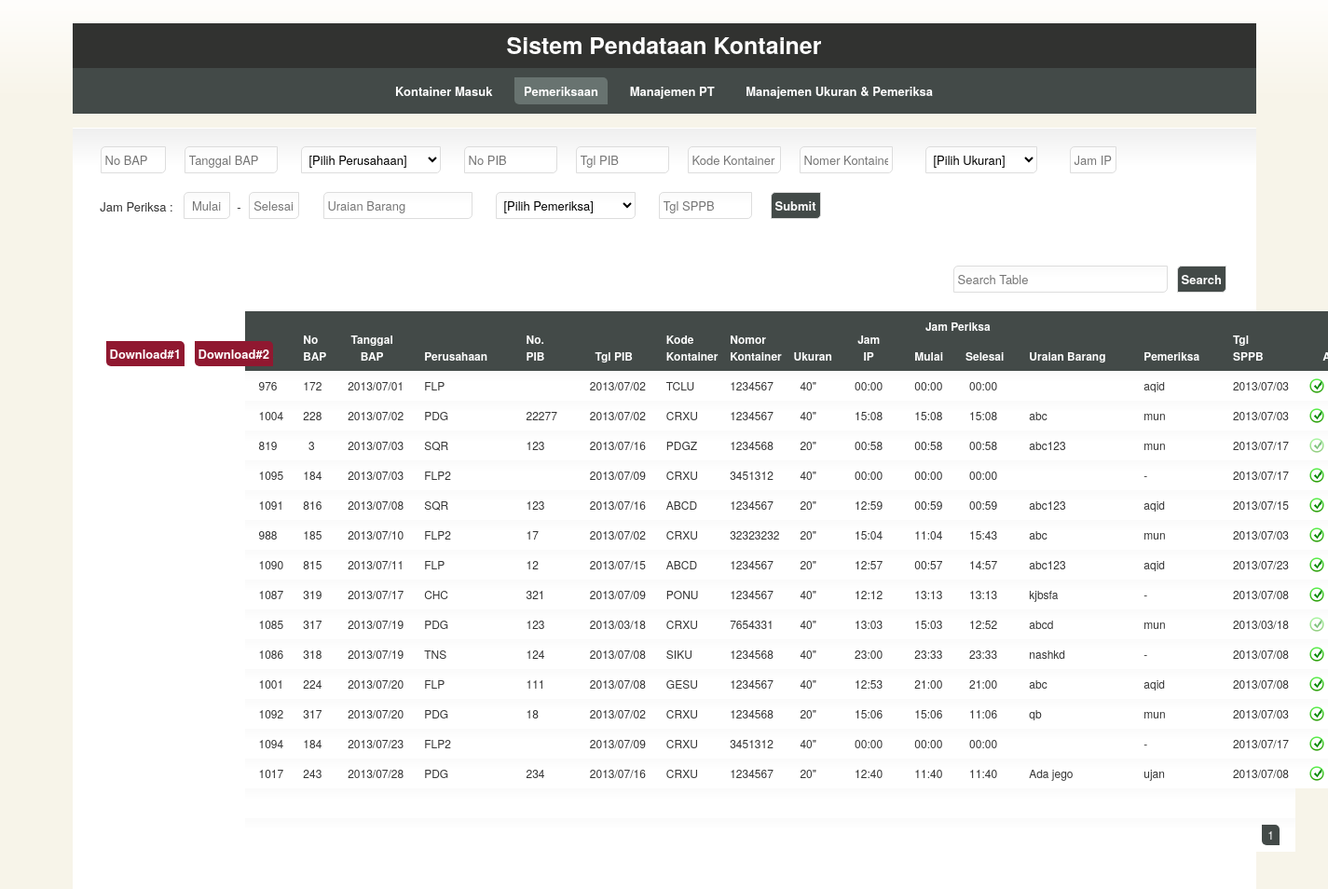
The page /index.php/pemeriksaan on the database its author committed.
### tables this page shows
CREATE TABLE IF NOT EXISTS `kontainer` (
  `no` int(10) NOT NULL AUTO_INCREMENT,
  `tanggal_masuk` date NOT NULL,
  `perusahaan` varchar(100) NOT NULL,
  `kode` varchar(50) NOT NULL,
  `nomor` varchar(50) NOT NULL,
  `ukuran` varchar(50) NOT NULL,
  `status` int(10) NOT NULL DEFAULT '0',
  `no_bap` varchar(50) NOT NULL,
  `tanggal_bap` date NOT NULL,
  `no_pib` varchar(50) NOT NULL,
  `tgl_pib` date NOT NULL,
  `jam_ip` time NOT NULL,
  `jam_periksa_st` time NOT NULL,
  `jam_periksa_en` time NOT NULL,
  `uraian` varchar(50) NOT NULL,
  `pemeriksa` varchar(50) NOT NULL,
  `tgl_sppb` date NOT NULL,
  `tgl_ip` date NOT NULL,
  PRIMARY KEY (`no`)
);

### application/controllers/pemeriksaan.php (called while the page is built, shortened)
<?php if ( ! defined('BASEPATH')) exit('No direct script access allowed');
class Pemeriksaan extends CI_Controller
{
	function __construct()
	{
		$this->load->model('pemeriksaan_model', 'pemeriksaan', true);
		$this->load->model('perusahaan_model', 'perusahaan', true);
		$this->load->model('ukuran_model', 'ukuran', true);
		$this->load->model('pemeriksa_model', 'pemeriksa', true);
	}
	function index()
	{
		$data['rows'] = $this->pemeriksaan->get_rows(0, 30);
		$data['list_perusahaan'] = $this->perusahaan->get_all_perusahaan();
		$data['list_ukuran'] = $this->ukuran->get_all_ukuran();
		$data['list_pemeriksa'] = $this->pemeriksa->get_all_pemeriksa();
		$data['maxpage'] = $this->pemeriksaan->get_max_page();
		$data['page'] = 1;
		$this->load->view('pemeriksaan_view', $data);
	}
}

### index.php (called while the page is built, shortened)
<?php
require_once BASEPATH.'core/CodeIgniter.php';

### application/models/pemeriksaan_model.php (called while the page is built, shortened)
<?php if ( ! defined('BASEPATH')) exit('No direct script access allowed');
class Pemeriksaan_model extends CI_Model
{
	function get_rows($start, $limit)
	{
		$kueri = "SELECT * FROM kontainer WHERE status >= 1 ORDER BY tanggal_bap,no LIMIT $start, $limit";
		$ret = $this->db->query($kueri)->result_array();
		return $ret;
	}
}

### application/views/pemeriksaan_view.php (the view, shortened to what this page needs)
<!DOCTYPE html>
<html lang="en">
	<head>
		<link rel="stylesheet" href="<?=base_url();?>application/css/960.css" type="text/css" media="screen" charset="utf-8"/>
		<link rel="stylesheet" href="<?=base_url();?>application/css/template.css" type="text/css" media="screen" charset="utf-8"/>
		<link rel="stylesheet" href="<?=base_url();?>application/css/colour.css" type="text/css" media="screen" charset="utf-8"/>
 		<link rel="stylesheet" href="<?=base_url();?>application/js/jqtp_latest/css/jqtp.css" type="text/css"/>
		<link rel="stylesheet" href="<?=base_url();?>application/js/jqtp_latest/css/jqpopup.css" type="text/css">
		<link rel="stylesheet" href="<?=base_url();?>application/js/jquery.fancybox-1.3.4/fancybox/jquery.fancybox-1.3.4.css" type="text/css" media="screen"/>
	</head>
	<body>
		<header id="header">
		</header>
		<section id="section">
			<div id="content" class="container_16 clearfix">
				<form method="post" action="<?=site_url('pemeriksaan/entry')?>">
					<div class="grid_2"><p>
						<input name="no_bap" type="text" placeholder="No BAP" required style="width:60px;float:left;"/>
					</p></div>
					<div class="grid_2" style="margin-left:-20px;"><p>
						<input name="tanggal_bap" type="text" id="datepicker" placeholder="Tanggal BAP" pattern="((19|20)\d\d[/]0[1-9]|1[012])[/](0[1-9]|[12][0-9]|3[01])" required/>
					</p></div>
					<div class="grid_4"><p>
						<select name="perusahaan" required>
							<option value='-'>[Pilih Perusahaan]</option>
							<?php
							foreach($list_perusahaan as $perusahaan){
								extract($perusahaan);
								echo "<option value='$kode'>$kode</option>";
							}
							?>
						</select>
					</p></div>
					<div class="grid_2"><p>
						<input name="no_pib" type="text" placeholder="No PIB" required/>
					</p></div>
					<div class="grid_2"><p>
						<input name="tgl_pib" type="text" id="datepicker2" placeholder="Tgl PIB" required/>
					</p></div>
					<div class="grid_2"><p>
						<input name="kode" type="text" placeholder="Kode Kontainer" required/>
					</p></div>
					<div class="grid_2"><p>
						<input name="nomor" type="text" placeholder="Nomer Kontainer" required/>
					</p></div>
					<div class="grid_3"><p>
						<select name="ukuran">
							<option value='-'>[Pilih Ukuran]</option>
							<?php
							foreach($list_ukuran as $ukuran){
								extract($ukuran);
								echo "<option value='$ukuran'>$ukuran</option>";
							}
							?>
						</select>
					</p></div>
					<div class="grid_2"><p>
						<input name="jam_ip" type="text" placeholder="Jam IP" id="jam_ip" class="timepicker" required style="width:40px;float:left;text-align:center;"/>
					</p></div>
					<div class="grid_2" style="padding-top:6px;margin-left:-1px;">Jam Periksa :</div>
					<div class="grid_2"><p>
						<input name="jam_periksa_st" type="text" placeholder="Mulai" id="jam_periksa_st" class="timepicker" required style="width:40px;margin-left:-20px;float:left;text-align:center;"/>
					</p></div>
					<div class="grid_1" style="padding-top:6px;margin-left:-90px;">-</div>
					<div class="grid_1"><p>
						<input name="jam_periksa_en" type="text" placeholder="Selesai" id="jam_periksa_en" class="timepicker" required style="width:44px;margin-left:-70px;float:left;text-align:center;"/>
					</p></div>
					<div class="grid_3" style="margin-left:-40px;"><p>
						<input name="uraian" type="text" placeholder="Uraian Barang" required/>
					</p></div>
					<div class="grid_4" style="margin-left:20px;"><p>
						<select name="pemeriksa">
							<option value='-'>[Pilih Pemeriksa]</option>
							<?php
							foreach($list_pemeriksa as $pemeriksa){
								extract($pemeriksa);
								echo "<option value='$nama'>$nama</option>";
							}
							?>
						</select>
					</p></div>
					<div class="grid_2"><p>
						<input name="tgl_sppb" type="text" id="datepicker3" placeholder="Tgl SPPB" required/>
					</p></div>
					<div class="grid_1"><p>
						<input type="submit" value="Submit"/>
					</p></div>
				</form>
				<div class="grid_16">
					<p>&nbsp;</p>
				</div>
				<form method='POST' action='<?=base_url();?>pemeriksaan/search'>
					<div class="grid_5" style="margin-left:-35px;margin-top:30px;">
						<p>
							<input type="text" name='search' placeholder="Search Table"/>
						</p>
					</div>
					<div class="grid_1" style="margin-top:30px;">
						<p>
							<input type="submit" value="Search" />
						</p>
					</div>
				</form>
				<div class="grid_1" style="margin-right:45px;margin-top:30px;">
					<p>
						<a href='#download_filter' class='download error'>Download#1</a>
					</p>
				</div>
				<div class="grid_1" style="margin-top:30px;">
					<p>
						<a href='#download_filter2' class='download2 error'>Download#2</a>
					</p>
				</div>
				<div class="grid_16">
					<table id="dataList2" clas="tablesorter">
						<colgroup>
							<col class="colA" style="width:35px; word-wrap:break-word;"/>
							<col class="colAa" style="width:35px; word-wrap:break-word;"/>
							<col class="colB" style="width:60px; word-wrap:break-word;"/>
							<col class="colC" style="width:80px; word-wrap:break-word;"/>
							<col class="colD" style="width:50px; word-wrap:break-word;"/>
							<col class="colE" style="width:60px; word-wrap:break-word;"/>
							<col class="colF" style="width:50px; word-wrap:break-word;"/>
							<col class="colG" style="width:50px; word-wrap:break-word;"/>
							<col class="colH" style="width:45px; word-wrap:break-word;"/>
							<col class="colI" style="width:50px; word-wrap:break-word;"/>
							<col class="colJ" style="width:40px; word-wrap:break-word;"/>
							<col class="colK" style="width:50px; word-wrap:break-word;"/>
							<col class="colL" style="width:90px; word-wrap:break-word;"/>
							<col class="colM" style="width:70px; word-wrap:break-word;"/>
							<col class="colN" style="width:60px; word-wrap:break-word;"/>
							<col class="colO" style="width:25px; word-wrap:break-word;"/>
							<col class="colP" style="width:25px; word-wrap:break-word;"/>
							<col class="colQ" style="width:25px; word-wrap:break-word;"/>
						</colgroup>
						<thead>
							<tr>
								<th rowspan="2">No</th>
								<th rowspan="2">No BAP</th>
								<th class='center' rowspan="2">Tanggal BAP</th>
								<th rowspan="2">Perusahaan</th>
								<th rowspan="2">No. PIB</th>
								<th class='center' rowspan="2">Tgl PIB</th>
								<th rowspan="2">Kode Kontainer</th>
								<th rowspan="2">Nomor Kontainer</th>
								<th class='center' rowspan="2">Ukuran</th>
								<th class='center' rowspan="2">Jam IP</th>
								<th class='center' colspan="2">Jam Periksa</th>
								<th rowspan="2">Uraian Barang</th>
								<th rowspan="2">Pemeriksa</th>
								<th rowspan="2">Tgl SPPB</th>
								<th class='center' colspan="3" width="10%" rowspan="2">Actions</th>
							</tr>
							<tr>
								<th class="center">Mulai</th>
								<th class="center">Selesai</th>
							</tr>
						</thead>
						<tbody>
							<?php
							foreach($rows as $row){
								extract($row);
								$tanggal_bap = str_replace("-", "/", $tanggal_bap);
								$tgl_pib = str_replace("-", "/", $tgl_pib);
								$tgl_sppb = str_replace("-", "/", $tgl_sppb);
								$jam_ip = substr($jam_ip, 0, strlen($jam_ip)-3);
								$jam_periksa_st = substr($jam_periksa_st, 0, strlen($jam_periksa_st)-3);
								$jam_periksa_en = substr($jam_periksa_en, 0, strlen($jam_periksa_en)-3);
								echo "
									<tr>
										<td id='col_no_$no' style='text-align:left;'>$no</td>
										<td id='col_no_bap_$no' class='center'>$no_bap</td>
										<td id='col_tanggal_$no' class='center'>$tanggal_bap</td>
										<td id='col_perusahaan_$no'>$perusahaan</td>
										<td id='col_no_pib_$no'>$no_pib</td>
										<td id='col_tgl_pib_$no' class='center'>$tgl_pib</td>
										<td id='col_kode_$no'>$kode</td>
										<td id='col_nomor_$no'>$nomor</td>
										<td id='col_ukuran_$no' class='center'>$ukuran</td>
										<td id='col_jam_ip_$no' class='center'>$jam_ip</td>
										<td id='col_jam_periksa_st_$no' class='center'>$jam_periksa_st</td>
										<td id='col_jam_periksa_en_$no' class='center'>$jam_periksa_en</td>
										<td id='col_uraian_$no'>$uraian</td>
										<td id='col_pemeriksa_$no'>$pemeriksa</td>
										<td id='col_tgl_sppb_$no'>$tgl_sppb</td>
										<td id='col_sppb_$no' class='center'>";
				if($status == '1') echo 	"<a href='#' onclick=\"sppb_submit('$no')\" class='sppb' no='$no'></a></td>";
				else echo 					"<a href='#' class='sppbyes'></a></td>";
				echo "					<td id='col_edit_$no' class='center'><a href='#' onclick=\"edit_row('$no')\" class='edit'></a></td>
										<td id='col_delete_$no' class='center'><a href='#' onclick=\"confirm_delete_row('$no')\" class='delete'></a></td>
									</tr>
									<tr style='display:none'>
										<td id='col_status_$no'>$status</td>
									</tr>
								";
							}
							?>
						</tbody>
						<tfoot>
							<tr><td colspan="15">&nbsp;</td><tr>
							<tr>
								<td colspan="15" class="pagination">
									<?php
										$st = $page-4;
										if($st < 1) $st = 1;
										$en = $st + 9;
										if($en > $maxpage){
											$en = $maxpage;
											$st = $en-9;
											if($st < 1) $st = 1;
										}
										for($i = $st; $i <= $en; $i++){
											if($i == $page) echo "<span class='active curved'>$i</span>";
											else{
												if(isset($key)) echo "<a href='".base_url()."pemeriksaan/search?key=$key&page=$i' class='curved'>$i</a>";
												else echo "<a href='".base_url()."pemeriksaan/page/$i' class='curved'>$i</a>";
											}
										}
									?>
								</td>
							</tr>
						</tfoot>
					</table>
				</div>
			</div>
		</section>
	</body>
</html>

### application/css/960.css (style rules this page uses)
html,body,div,span,applet,object,iframe,h1,h2,h3,h4,h5,h6,p,blockquote,pre,a,abbr,acronym,address,big,cite,code,del,dfn,em,font,img,ins,kbd,q,s,samp,small,strike,strong,sub,sup,tt,var,b,u,i,center,dl,dt,dd,ol,ul,li,fieldset,form,label,legend,table,caption,tbody,tfoot,thead,tr,th,td { margin:0;padding:0;border:0;outline:0;font-size:100%;vertical-align:baseline;background:transparent }
body { line-height:1 }
table { border-collapse:collapse;border-spacing:0 }
body, textarea { color:#333;font:13px/1.5 'Helvetica Neue',Arial,'Liberation Sans',FreeSans,sans-serif }
p,dl,hr,h1,h2,h3,h4,h5,h6,ol,ul,pre,table,address,fieldset { margin-bottom:20px }
.grid_1 select,.grid_1 input,.grid_1 textarea { width:30px }
.grid_2 select,.grid_2 input,.grid_2 textarea { width:90px }
.grid_3 select,.grid_3 input,.grid_3 textarea { width:150px }
.grid_3 select { width:120px }
.grid_4 select,.grid_4 input,.grid_4 textarea { width:210px }
.grid_4 select { width:150px }
.grid_5 select,.grid_5 input,.grid_5 textarea { width:220px }
.grid_1, .grid_2, .grid_3, .grid_4, .grid_5, .grid_6, .grid_7, .grid_8, .grid_9, .grid_10, .grid_11, .grid_12, .grid_13, .grid_14, .grid_15, .grid_16 { display: inline; float: left; margin-left: 10px; margin-right: 10px; }
.grid_16 { float:center; }
.container_16 .grid_1, .container_16 .grid_1 .box, .container_16 .grid_1 .ui-state-highlight { width: 40px !important }
.container_16 .grid_2, .container_16 .grid_2 .box, .container_16 .grid_2 .ui-state-highlight { width: 100px !important }
.container_16 .grid_3, .container_16 .grid_3 .box, .container_16 .grid_3 .ui-state-highlight { width: 150px !important }
.container_16 .grid_4, .container_16 .grid_4 .box, .container_16 .grid_4 .ui-state-highlight { width: 160px !important }
.container_16 .grid_5, .container_16 .grid_5 .box, .container_16 .grid_5 .ui-state-highlight { width: 220px !important }
.container_16 .grid_16, .container_16 .grid_16 .box, .container_16 .grid_16 .ui-state-highlight { width: 940px !important }
.clearfix:after { clear: both; content: ' '; display: block; font-size: 0; line-height: 0; visibility: hidden; width: 0; height: 0; }

### application/css/template.css (style rules this page uses)
.center { text-align:center; }
a { text-decoration:none; }
#content { width:1270px; position:relative; margin-left: auto; margin-right: auto; text-align:center; float:center; }
label, #navigation, .error, .success, input[type="submit"], input[type="reset"] { font-weight:bold; }
a.edit, a.trash, a.ip, a.sppb, a.save, a.cancel, a.delete, a.unip, a.sppbyes { padding-left:12px; background-repeat:no-repeat; background-position:left center; }
a { padding:4px; }
table { width:100%; bord }
th, td { padding:7px 15px; text-align:left; }
#header { width:1270px; margin:10px auto 0 auto; padding:5px 30px; text-align:center; }
#section { width:1270px; margin:auto; }
#content { padding:20px; -moz-border-radius-topleft: 10px; -moz-border-radius-bottomright: 10px; }
.curved, #navigation a, #navigation span, .error, .success, .box, .utils a { -moz-border-radius-bottomleft:5px; -moz-border-radius-topright:5px; -webkit-border-bottom-left-radius:5px; -webkit-border-top-right-radius:5px; }
.curved-alt, input, textarea, select, .box, .date td a, .utils a { -moz-border-radius-bottomright:5px; -moz-border-radius-topleft:5px; -webkit-border-bottom-right-radius:5px; -webkit-border-top-left-radius:5px; }
input, textarea, select { border:1px solid; font-family:inherit; font-size:inherit; padding:4px; }
select { padding-top:3px; padding-bottom:3px; }
input[type="submit"], input[type="reset"] { cursor:pointer; width:auto !important; }
.pagination { text-align:right; }
.pagination a, .pagination span { display:inline-block; margin:0 2px; padding:2px 6px; }
#dataList th,td { vertical-align:middle; }
#dataList2 { table-layout:fixed; width:1230px; }
#dataList2 th,td { vertical-align:bottom; font-size:12px; }
#dataList2 th { cursor:pointer; }
a.error { position:relative; top:6px; left:6px; }

### rows shown on the page
kontainer: no "976", no_bap "172", tanggal_bap "2013/07/01", perusahaan "FLP", tgl_pib "2013/07/02", kode "TCLU", nomor "1234567", ukuran "40\"", jam_ip "00:00", jam_periksa_st "00:00", jam_periksa_en "00:00", pemeriksa "aqid", tgl_sppb "2013/07/03"
kontainer: no "1004", no_bap "228", tanggal_bap "2013/07/02", perusahaan "PDG", no_pib "22277", tgl_pib "2013/07/02", kode "CRXU", nomor "1234567", ukuran "40\"", jam_ip "15:08", jam_periksa_st "15:08", jam_periksa_en "15:08", uraian "abc", pemeriksa "mun", tgl_sppb "2013/07/03"
kontainer: no "819", no_bap "3", tanggal_bap "2013/07/03", perusahaan "SQR", no_pib "123", tgl_pib "2013/07/16", kode "PDGZ", nomor "1234568", ukuran "20\"", jam_ip "00:58", jam_periksa_st "00:58", jam_periksa_en "00:58", uraian "abc123", pemeriksa "mun", tgl_sppb "2013/07/17"
kontainer: no "1095", no_bap "184", tanggal_bap "2013/07/03", perusahaan "FLP2", tgl_pib "2013/07/09", kode "CRXU", nomor "3451312", ukuran "40\"", jam_ip "00:00", jam_periksa_st "00:00", jam_periksa_en "00:00", pemeriksa "-", tgl_sppb "2013/07/17"
kontainer: no "1091", no_bap "816", tanggal_bap "2013/07/08", perusahaan "SQR", no_pib "123", tgl_pib "2013/07/16", kode "ABCD", nomor "1234567", ukuran "20\"", jam_ip "12:59", jam_periksa_st "00:59", jam_periksa_en "00:59", uraian "abc123", pemeriksa "aqid", tgl_sppb "2013/07/15"
kontainer: no "988", no_bap "185", tanggal_bap "2013/07/10", perusahaan "FLP2", no_pib "17", tgl_pib "2013/07/02", kode "CRXU", nomor "32323232", ukuran "20\"", jam_ip "15:04", jam_periksa_st "11:04", jam_periksa_en "15:43", uraian "abc", pemeriksa "mun", tgl_sppb "2013/07/03"
kontainer: no "1090", no_bap "815", tanggal_bap "2013/07/11", perusahaan "FLP", no_pib "12", tgl_pib "2013/07/15", kode "ABCD", nomor "1234567", ukuran "20\"", jam_ip "12:57", jam_periksa_st "00:57", jam_periksa_en "14:57", uraian "abc123", pemeriksa "aqid", tgl_sppb "2013/07/23"
kontainer: no "1087", no_bap "319", tanggal_bap "2013/07/17", perusahaan "CHC", no_pib "321", tgl_pib "2013/07/09", kode "PONU", nomor "1234567", ukuran "40\"", jam_ip "12:12", jam_periksa_st "13:13", jam_periksa_en "13:13", uraian "kjbsfa", pemeriksa "-", tgl_sppb "2013/07/08"
kontainer: no "1085", no_bap "317", tanggal_bap "2013/07/19", perusahaan "PDG", no_pib "123", tgl_pib "2013/03/18", kode "CRXU", nomor "7654331", ukuran "40\"", jam_ip "13:03", jam_periksa_st "15:03", jam_periksa_en "12:52", uraian "abcd", pemeriksa "mun", tgl_sppb "2013/03/18"
kontainer: no "1086", no_bap "318", tanggal_bap "2013/07/19", perusahaan "TNS", no_pib "124", tgl_pib "2013/07/08", kode "SIKU", nomor "1234568", ukuran "40\"", jam_ip "23:00", jam_periksa_st "23:33", jam_periksa_en "23:33", uraian "nashkd", pemeriksa "-", tgl_sppb "2013/07/08"
kontainer: no "1001", no_bap "224", tanggal_bap "2013/07/20", perusahaan "FLP", no_pib "111", tgl_pib "2013/07/08", kode "GESU", nomor "1234567", ukuran "40\"", jam_ip "12:53", jam_periksa_st "21:00", jam_periksa_en "21:00", uraian "abc", pemeriksa "aqid", tgl_sppb "2013/07/08"
kontainer: no "1092", no_bap "317", tanggal_bap "2013/07/20", perusahaan "PDG", no_pib "18", tgl_pib "2013/07/02", kode "CRXU", nomor "1234568", ukuran "20\"", jam_ip "15:06", jam_periksa_st "15:06", jam_periksa_en "11:06", uraian "qb", pemeriksa "mun", tgl_sppb "2013/07/03"
kontainer: no "1094", no_bap "184", tanggal_bap "2013/07/23", perusahaan "FLP2", tgl_pib "2013/07/09", kode "CRXU", nomor "3451312", ukuran "40\"", jam_ip "00:00", jam_periksa_st "00:00", jam_periksa_en "00:00", pemeriksa "-", tgl_sppb "2013/07/17"
kontainer: no "1017", no_bap "243", tanggal_bap "2013/07/28", perusahaan "PDG", no_pib "234", tgl_pib "2013/07/16", kode "CRXU", nomor "1234567", ukuran "20\"", jam_ip "12:40", jam_periksa_st "11:40", jam_periksa_en "11:40", uraian "Ada jego", pemeriksa "ujan", tgl_sppb "2013/07/08"
